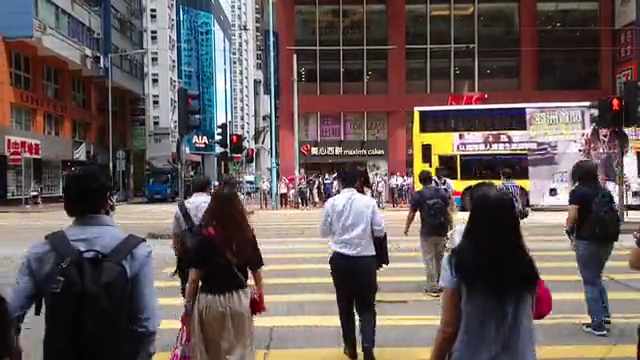
#> input picture frame 63 of @GETTING STARTED WITH OPENCV/Deep-Learning-with-OpenCV-DNN-Module/input/video_1.mp4, 640 x 360 px, given in place of lluvia1.mp4, which was not available
$ python mav_video_warp.py
#> lines starting #> are read from the running program, lines starting #| are printed output that depends on the picture; after the words box and inside, x2 and y2 are one past the last pixel; in counts of white or black regions, pixels touching at a corner belong together; pictures that were not available may be replaced by others from this repository, and a replacement may not be noted
# Import packages
import os

import cv2
import numpy as np

savevideo = True

file_directory = os.path.dirname(__file__)

os.chdir(file_directory)

vid_path = os.path.join(file_directory, "resources", "lluvia1.mp4")
# "Resources/lluvia1.mp4"
print(f"vid_path: {vid_path}")

# Create a video capture object
vid_capture = cv2.VideoCapture(vid_path)

# Print error message if object is not in open state
if vid_capture.isOpened() is False:
    print("Error opening video file")

# Get height and width of the frame
# CAP_PROP_FRAME_WIDTH = 3, CAP_PROP_FRAME_HEIGHT = 4
frame_width = int(vid_capture.get(3))
frame_height = int(vid_capture.get(4))
n_frames = int(vid_capture.get(7))
frame_size = (frame_width // 4, frame_height // 4)  # used by VideoWriter() method
fps = 20

# Create a video writer object
output = cv2.VideoWriter(
    "Resources/warpzx.avi", cv2.VideoWriter_fourcc("M", "J", "P", "G"), 40, frame_size
)

# Rotation parameters
width, height = frame_size
center = (width / 2, height / 2)

ret, frame = vid_capture.read()
#> frame is the input picture: shape (360, 640, 3); mean B, G, R 88, 89.7, 102
w = frame.shape[1]
#> w = 640
h = frame.shape[0]
#> h = 360
cx = w // 2
#> cx = 320
cy = h // 2
#> cy = 180

angle = 0
scale = 1

# Reset the video capture object to the start of the video
vid_capture.set(cv2.CAP_PROP_POS_FRAMES, 0)

while vid_capture.isOpened():
    # vCapture.read() methods returns a tuple, first element is a bool
    # and the second is frame
    ret, frame = vid_capture.read()
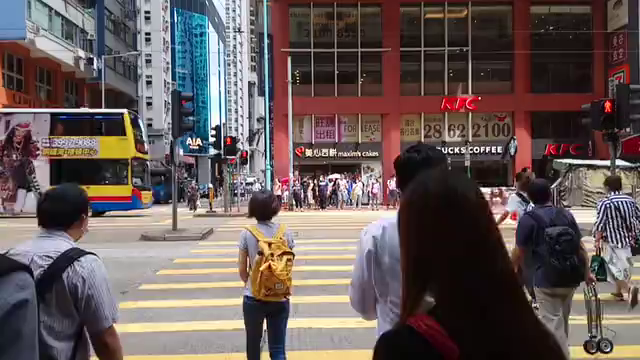
#> input picture frame 0 of @GETTING STARTED WITH OPENCV/Deep-Learning-with-OpenCV-DNN-Module/input/video_1.mp4, 640 x 360 px, given in place of lluvia1.mp4, which was not available
#> frame is the input picture: shape (360, 640, 3); mean B, G, R 87.5, 89.4, 102.8

    if ret is True:
        # Make annotations on the frame BEFORE transformations
        cv2.line(
            frame,
            (cx, cy // 2),
            (cx, cy),
            (0, 0, 255),
            thickness=10,
            lineType=cv2.LINE_AA,
        )
        cv2.line(
            frame,
            (cx, cy),
            (cx + cy // 2, cy),
            (0, 0, 255),
            thickness=10,
            lineType=cv2.LINE_AA,
        )
        cv2.circle(
            frame, (cx, cy), h // 20, (0, 255, 255), thickness=10, lineType=cv2.LINE_AA
        )
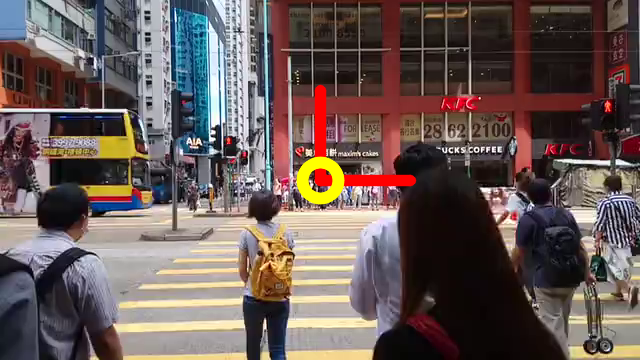
#> frame: shape (360, 640, 3); mean B, G, R 86.2, 89.6, 104.7

        frame = cv2.resize(frame, (0, 0), fx=0.25, fy=0.25)
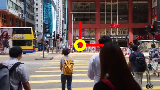
#> frame: shape (90, 160, 3); mean B, G, R 86.5, 89.9, 104.9
        rotate_matrix = cv2.getRotationMatrix2D(center=center, angle=angle, scale=scale)
        frame = cv2.warpAffine(src=frame, M=rotate_matrix, dsize=(width, height))

        # Make annotations on the frame AFTER transformations
        cv2.rectangle(frame, (30, height - 75), (400, height - 40), (0, 0, 0), -1)
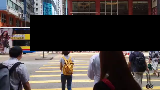
#> frame: shape (90, 160, 3); mean B, G, R 62.5, 64.5, 71.5
        text = f"Angle: {angle:.2f} Scale: {scale:.2f}"
        cv2.putText(
            frame,
            text,
            (50, height - 50),
            fontFace=cv2.FONT_HERSHEY_COMPLEX,
            fontScale=0.75,
            color=(250, 0, 250),
            thickness=1,
            lineType=cv2.LINE_AA,
        )
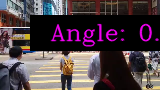
#> frame: shape (90, 160, 3); 5.78% of pixels changed, all inside (x1, y1, x2, y2) = (50, 23, 160, 47)

        # Update transformations parameters
        angle += 0.5
        if angle > 360:
            angle = 0
        scale = 0.5 * np.sin(angle * np.pi / 180) + 1

        cv2.imshow("Frame", frame)

        if savevideo:
            output.write(frame)

        # k == 113 is ASCII code for q key. You can try to replace that
        # with any key with its corresponding ASCII code, try 27 which is for ESCAPE
        key = cv2.waitKey(1)
#> (key q is pressed here)
        if key == ord("q") or key == 27:
            break
        if key == ord("p"):
            cv2.waitKey(-1)  # wait until any key is pressed.

    else:
        # print("Stream disconnected")
        vid_capture = cv2.VideoCapture(vid_path)
        # break

# Release the video capture and output objects.
vid_capture.release()
output.release()
cv2.destroyAllWindows()

$ run again, starting later in the video
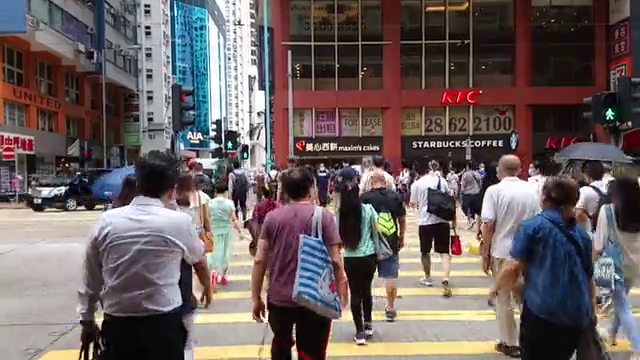
#> input picture frame 284 of @GETTING STARTED WITH OPENCV/Deep-Learning-with-OpenCV-DNN-Module/input/video_1.mp4, 640 x 360 px, given in place of lluvia1.mp4, which was not available
#> frame is the input picture: shape (360, 640, 3); mean B, G, R 95, 95.4, 107.1
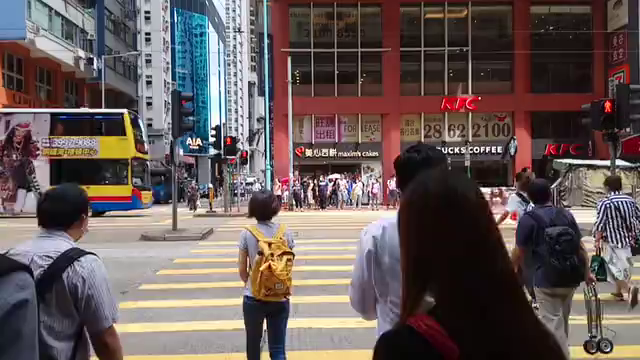
#> input picture frame 0 of @GETTING STARTED WITH OPENCV/Deep-Learning-with-OpenCV-DNN-Module/input/video_1.mp4, 640 x 360 px, given in place of lluvia1.mp4, which was not available
#> frame is the input picture: shape (360, 640, 3); mean B, G, R 87.5, 89.4, 102.8

$ run again, starting later in the video
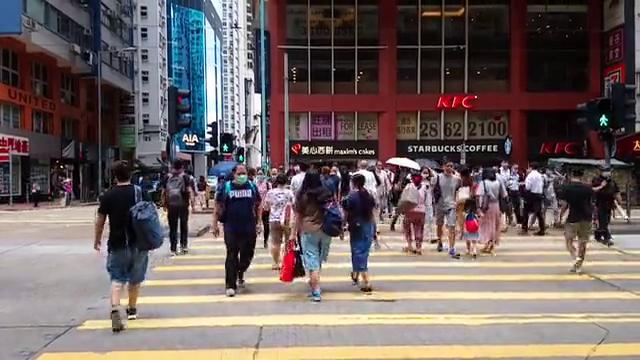
#> input picture frame 505 of @GETTING STARTED WITH OPENCV/Deep-Learning-with-OpenCV-DNN-Module/input/video_1.mp4, 640 x 360 px, given in place of lluvia1.mp4, which was not available
#> frame is the input picture: shape (360, 640, 3); mean B, G, R 97.3, 99.3, 111.9
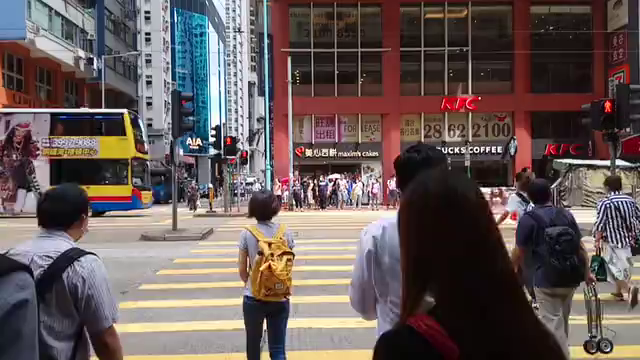
#> input picture frame 0 of @GETTING STARTED WITH OPENCV/Deep-Learning-with-OpenCV-DNN-Module/input/video_1.mp4, 640 x 360 px, given in place of lluvia1.mp4, which was not available
#> frame is the input picture: shape (360, 640, 3); mean B, G, R 87.5, 89.4, 102.8
